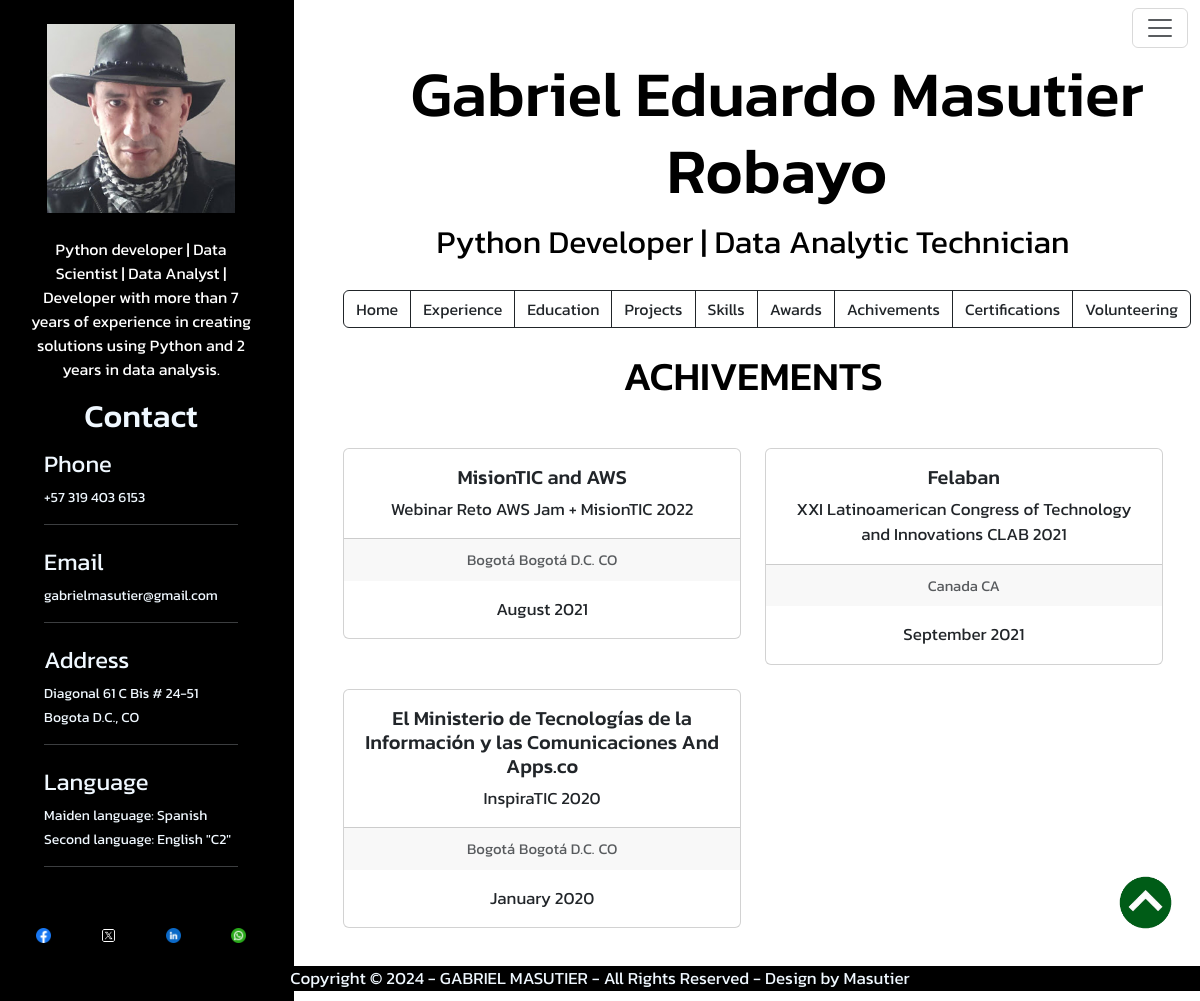
Screenshot of /achivements with the database file from the repository.
### tables this page shows
CREATE TABLE "usersInfo" (
"firstName" TEXT,
  "lastName" TEXT,
  "email" TEXT,
  "contry_code" INTEGER,
  "phone" TEXT,
  "addres" TEXT,
  "state" TEXT,
  "contry" TEXT,
  "profession" TEXT,
  "footer_name" TEXT,
  "Footer_date" INTEGER,
  "profile" TEXT,
  "profile1" TEXT,
  "descripcion1" TEXT,
  "descripcion2" TEXT,
  "descripcion3" TEXT,
  "descripcion4" TEXT,
  "descripcion5" REAL,
  "facebook" TEXT,
  "twitter" TEXT,
  "linkedin" TEXT,
  "whatsapp" TEXT,
  "img" TEXT,
  "idioma1" TEXT,
  "idioma2" TEXT,
  "nivel_idioma2" TEXT,
  "idioma3" REAL,
  "nivel_idioma3" REAL
);

CREATE TABLE "Achivements" (
"institution" TEXT,
  "event" TEXT,
  "city" TEXT,
  "state" TEXT,
  "country" TEXT,
  "date" TIMESTAMP
);

### app.py (the view)
@app.route("/achivements")
def achivements():
    getUserInfo = personalData()
    conn = db_conn()
    getAchivements = conn.execute("SELECT * FROM Achivements").fetchall()
    conn.close()
    return render("dashboard/achivements/achivements.html", title="Achivements", getUserInfo=getUserInfo, getAchivements=getAchivements)

### app.py (called while the page is built)
def personalData():
    conn = db_conn()
    getUserInfo = conn.execute("SELECT * FROM usersInfo").fetchone()
    conn.commit()
    conn.close()
    return getUserInfo

### instance/dbs.py (called while the page is built)
def db_conn():
    conn = sql3.connect('instance/masutier.db')
    conn.row_factory = sql3.Row
    return conn

### templates/dashboard/achivements/achivements.html (shortened to what this page needs)
{% extends 'layout.html' %}
{% block content %}
<h1 class="mt-4 mb-5">ACHIVEMENTS</h1>
<div class="col-11 mx-auto">
    <div class="row row-cols-1 row-cols-md-2 g-4">
        {% for achivement in getAchivements %}
            <div class="col">
                <div class="card">
                    <div class="card-body">
                        <h5 class="card-title">{{ achivement.0 }}</h5>
                        <p class="card-text">{{ achivement.1 }}</p>
                    </div>
                    <div class="card-footer">
                        {% if achivement.2 != None %}
                        <small class="text-body-secondary">{{ achivement.2 }}</small>
                        {% endif %}
                        {% if achivement.3 != None %}
                        <small class="text-body-secondary">{{ achivement.3 }}</small>
                        {% endif %}
                        {% if achivement.4 != None %}
                        <small class="text-body-secondary">{{ achivement.4 }}</small>
                        {% endif %}
                    </div>
                    <div class="card-body">
                        <p class="card-text">{{ moment(achivement.5).format('MMMM YYYY') }}</p>
                    </div>
                </div>
            </div>
        {% endfor %}
    </div>
</div>
{% endblock %}

### templates/partials/leftSide.html
<div class="col-11 mx-auto">
    <div class="col-11 mx-auto">
        <img class="p-4 imgred" src="static/img/img/gabriel.jpg" alt="">
    </div>
    <div class="col-11 mx-auto">
        <p class="smalltxt txtcolw c">{{ getUserInfo.12 }}</p>
    </div>
    <div class="col-11 mx-auto mt-3">
        <h5 class="maintxt c">Contact</h5>
    </div>
    <div class="col-9 mx-auto">
        <P class="subtxt"><small>Phone</small></P>
        <P class="smalltxt"><small>+{{ getUserInfo.3 }} {{ getUserInfo.4 }}</small></P>
        <hr>
        <P class="subtxt"><small>Email</small></P>
        <P class="smalltxt"><small>{{ getUserInfo.2 }}</small></P>
        <hr>
        <P class="subtxt"><small>Address</small></P>
        <P class="smalltxt"><small>{{ getUserInfo.5 }}</small></P>
        <P class="smalltxt"><small>{{ getUserInfo.6 }}, {{ getUserInfo.7 }}</small></P>
        <hr>
    </div>
    <div class="col-9 mx-auto">
        <P class="subtxt"><small>Language</small></P>
        <P class="smalltxt"><small>Maiden language: {{ getUserInfo.23 }}</small></P>
        <P class="smalltxt"><small>Second language: {{ getUserInfo.24 }} "{{ getUserInfo.25 }}"</small></P>
        <hr>
    </div>
    <div class="col-11 mx-auto mt-5 mb-5">
        <div class="row">
            <div class="col-3 mx-auto">
                <a class="btn btn-social btn-facebook" href="{{ getUserInfo.18 }}" target="_blank">
                    <img class="imgred" src="static/img/redes/facebook.png" alt="">
                </a>
            </div>
            <div class="col-3 mx-auto">
                <a class="btn btn-social btn-facebook" href="{{ getUserInfo.19 }}" target="_blank">
                    <img class="imgred" src="static/img/redes/twitter.png" alt="">
                </a>
            </div>
            <div class="col-3 mx-auto">
                <a class="btn btn-social btn-facebook" href="{{ getUserInfo.20 }}" target="_blank">
                    <img class="imgred" src="static/img/redes/linkedin.png" alt="">
                </a>
            </div>
            <div class="col-3 mx-auto">
                <a class="btn btn-social btn-facebook" href="{{ getUserInfo.21 }}" target="_blank">
                    <img class="imgred" src="static/img/redes/whatsapp.png" alt="">
                </a>
            </div>
        </div>
    </div>
</div>

### templates/partials/banner.html
<h1 class="supertxt ms-5">{{ getUserInfo.0 }} {{ getUserInfo.1 }}</h1>
<div class="col-11 mx-auto">
    <p class="maintxt">{{ getUserInfo.8 }}</p>
</div>

### templates/partials/footer.html
<div class="col-md-12 mx-auto back-black b-fixed c">
    Copyright © 2024 <span>- {{ getUserInfo.9 }} -</span> All Rights Reserved - Design by Masutier
</div>

### static/css/all.css (style rules this page uses)
body { color: black; font-size: 17px; font-family: "Kanit", sans-serif; }
.c { text-align: center !important; }
.imgred { width: 100%; height: auto; border-style: none; -webkit-margin-bottom-collapse: initial; z-index: 1000; }
.b-fixed { position: fixed !important; bottom: 10px; z-index: 1; }
.back-black { color: aliceblue; background-color: black; }
p { margin: 0; padding: 0; }
.supertxt { font-size: 4rem; }
.maintxt { font-size: 2rem; }
.subtxt { font-size: 1.7rem; }
.smalltxt { font-size: 1rem; }
.txtcolw { color: white; }

### rows the page displays
usersInfo: profile1 "Python developer | Data Scientist | Data Analyst | Developer with more than 7 years of experience in creating solutions using Python and 2 years in data analysis.", contry_code "57", phone "319 403 6153", email "gabrielmasutier@gmail.com", addres "Diagonal 61 C Bis # 24-51", state "Bogota D.C.", contry "CO", idioma1 "Spanish", idioma2 "English", nivel_idioma2 "C2", firstName "Gabriel Eduardo", lastName "Masutier Robayo", profession "Python Developer | Data Analytic Technician", footer_name "GABRIEL MASUTIER"
Achivements: institution "MisionTIC and AWS", event "Webinar Reto AWS Jam + MisionTIC 2022", city "Bogotá", state "Bogotá D.C.", country "CO", date "August 2021"
Achivements: institution "Felaban", event "XXI Latinoamerican Congress of Technology and Innovations CLAB 2021", country "Canada CA", date "September 2021"
Achivements: institution "El Ministerio de Tecnologías de la Información y las Comunicaciones And Apps.co", event "InspiraTIC 2020", city "Bogotá", state "Bogotá D.C.", country "CO", date "January 2020"
